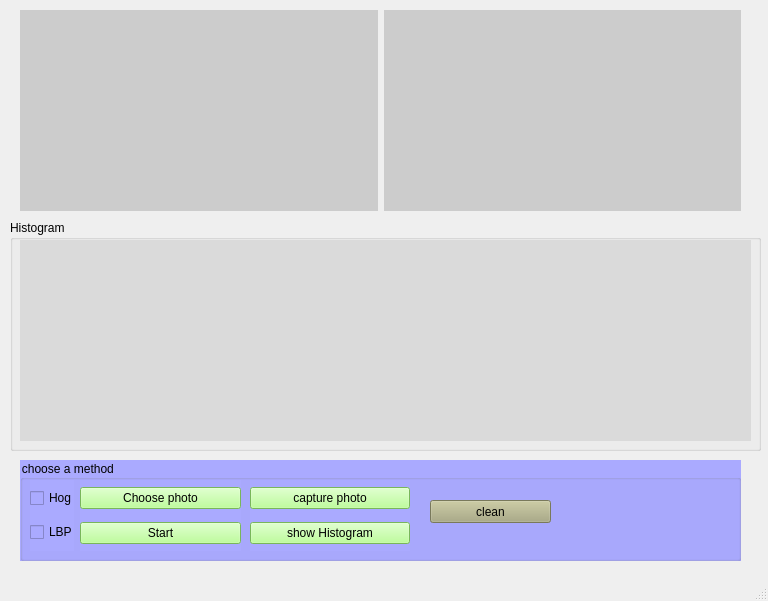
<?xml version="1.0" encoding="UTF-8"?>
<ui version="4.0">
 <class>application</class>
 <widget class="QMainWindow" name="application">
  <property name="geometry">
   <rect>
    <x>0</x>
    <y>0</y>
    <width>768</width>
    <height>601</height>
   </rect>
  </property>
  <property name="windowTitle">
   <string>application</string>
  </property>
  <widget class="QWidget" name="centralwidget">
   <widget class="QGroupBox" name="groupBox">
    <property name="geometry">
     <rect>
      <x>20</x>
      <y>460</y>
      <width>721</width>
      <height>101</height>
     </rect>
    </property>
    <property name="styleSheet">
     <string notr="true">background-color: rgb(170, 170, 255);</string>
    </property>
    <property name="title">
     <string>choose a method </string>
    </property>
    <widget class="QPushButton" name="clear">
     <property name="geometry">
      <rect>
       <x>410</x>
       <y>40</y>
       <width>121</width>
       <height>23</height>
      </rect>
     </property>
     <property name="styleSheet">
      <string notr="true">background-color: rgb(170, 170, 127);</string>
     </property>
     <property name="text">
      <string>clean</string>
     </property>
    </widget>
    <widget class="QWidget" name="verticalLayoutWidget">
     <property name="geometry">
      <rect>
       <x>60</x>
       <y>20</y>
       <width>161</width>
       <height>71</height>
      </rect>
     </property>
     <layout class="QVBoxLayout" name="verticalLayout">
      <item>
       <widget class="QPushButton" name="choose_photo">
        <property name="styleSheet">
         <string notr="true">background-color: rgb(170, 255, 127);</string>
        </property>
        <property name="text">
         <string>Choose photo</string>
        </property>
       </widget>
      </item>
      <item>
       <widget class="QPushButton" name="make_guess">
        <property name="styleSheet">
         <string notr="true">background-color: rgb(170, 255, 127);</string>
        </property>
        <property name="text">
         <string>Start</string>
        </property>
       </widget>
      </item>
     </layout>
    </widget>
    <widget class="QWidget" name="verticalLayoutWidget_2">
     <property name="geometry">
      <rect>
       <x>230</x>
       <y>20</y>
       <width>160</width>
       <height>71</height>
      </rect>
     </property>
     <layout class="QVBoxLayout" name="verticalLayout_2">
      <item>
       <widget class="QPushButton" name="capture_photo">
        <property name="styleSheet">
         <string notr="true">background-color: rgb(170, 255, 127);</string>
        </property>
        <property name="text">
         <string>capture photo</string>
        </property>
       </widget>
      </item>
      <item>
       <widget class="QPushButton" name="show_histogram">
        <property name="styleSheet">
         <string notr="true">background-color: rgb(170, 255, 127);</string>
        </property>
        <property name="text">
         <string>show Histogram</string>
        </property>
       </widget>
      </item>
     </layout>
    </widget>
    <widget class="QWidget" name="verticalLayoutWidget_3">
     <property name="geometry">
      <rect>
       <x>10</x>
       <y>20</y>
       <width>44</width>
       <height>71</height>
      </rect>
     </property>
     <layout class="QVBoxLayout" name="verticalLayout_3">
      <item>
       <widget class="QCheckBox" name="hog">
        <property name="text">
         <string>Hog</string>
        </property>
       </widget>
      </item>
      <item>
       <widget class="QCheckBox" name="lbp">
        <property name="text">
         <string>LBP</string>
        </property>
       </widget>
      </item>
     </layout>
    </widget>
   </widget>
   <widget class="QWidget" name="horizontalLayoutWidget">
    <property name="geometry">
     <rect>
      <x>20</x>
      <y>10</y>
      <width>721</width>
      <height>201</height>
     </rect>
    </property>
    <layout class="QHBoxLayout" name="horizontalLayout_4">
     <item>
      <widget class="QLabel" name="photo">
       <property name="sizePolicy">
        <sizepolicy hsizetype="Expanding" vsizetype="Expanding">
         <horstretch>0</horstretch>
         <verstretch>0</verstretch>
        </sizepolicy>
       </property>
       <property name="styleSheet">
        <string notr="true">background-color: #CCCCCC; /* Light gray background */
color: #333333; /* Dark gray text */</string>
       </property>
       <property name="text">
        <string/>
       </property>
       <property name="alignment">
        <set>Qt::AlignCenter</set>
       </property>
      </widget>
     </item>
     <item>
      <widget class="QLabel" name="camera">
       <property name="sizePolicy">
        <sizepolicy hsizetype="Expanding" vsizetype="Expanding">
         <horstretch>0</horstretch>
         <verstretch>0</verstretch>
        </sizepolicy>
       </property>
       <property name="styleSheet">
        <string notr="true">background-color: #CCCCCC; /* Light gray background */
color: #333333; /* Dark gray text */</string>
       </property>
       <property name="text">
        <string/>
       </property>
       <property name="alignment">
        <set>Qt::AlignCenter</set>
       </property>
      </widget>
     </item>
    </layout>
   </widget>
   <widget class="QGroupBox" name="groupBox_2">
    <property name="geometry">
     <rect>
      <x>10</x>
      <y>220</y>
      <width>751</width>
      <height>231</height>
     </rect>
    </property>
    <property name="title">
     <string>Histogram</string>
    </property>
    <widget class="QLabel" name="histogram">
     <property name="geometry">
      <rect>
       <x>10</x>
       <y>20</y>
       <width>731</width>
       <height>201</height>
      </rect>
     </property>
     <property name="styleSheet">
      <string notr="true">background-color: rgb(218, 218, 218);</string>
     </property>
     <property name="text">
      <string/>
     </property>
    </widget>
   </widget>
  </widget>
  <widget class="QMenuBar" name="menubar">
   <property name="geometry">
    <rect>
     <x>0</x>
     <y>0</y>
     <width>768</width>
     <height>21</height>
    </rect>
   </property>
  </widget>
  <widget class="QStatusBar" name="statusbar"/>
 </widget>
 <resources/>
 <connections/>
</ui>
